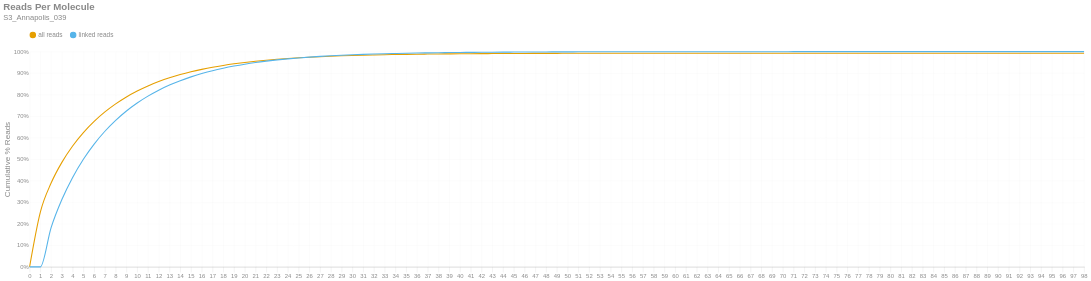

Source (notebook cell):
### Markdown cell above
### Reads per Molecule
This chart shows the cumulative distribution of the number of reads per linked molecule. That is, how many alignments are associated with a unique molecule. This excludes the number of reads associated with invalid or absent linked-read barcodes. The `linked` histogram is the percentages recalculated when disregarding singletons.

### Code cell
if SKIPLR:
    print_html(f"Skipped")
else:
    counts = np.bincount(valids['reads'].cast(pl.Int64).to_numpy())
    weighted = counts * np.arange(len(counts))
    all_perc = weighted / n_reads
    linked_perc = weighted / n_linked_reads
    linked_perc[1] = 0
    binned_df = pl.DataFrame({
        'readsper': list(range(len(counts))),
        'all reads (cumsum)': np.cumsum(all_perc).tolist(),
        'linked reads (cumsum)': np.cumsum(linked_perc).tolist(),
    })

    with SafeRender(binned_df):
        (
            density_plot(binned_df, 'Reads Per Molecule', samplename, 'readspmol')
            .encode(
                x=alt.X('readsper:O', title=None).axis(labelAngle=0).scale(padding=0),
                y=alt.Y('value:Q', title='Cumulative % Reads').axis(format='%').stack(False),
                color=alt.Color("key:N").scale(domain=["all reads", "linked reads"]),
                tooltip=[
                    alt.Tooltip("key:N", title="Data Type"),
                    alt.Tooltip("readsper:O", title="Reads Per Molecule"),
                    alt.Tooltip("value:Q", format=".2%", title="% Reads (Cum.)")
                ]            
            )
        ).display()

### Figure 1 — Vega-Lite specification as saved in the notebook (floating-point values rounded to 4 significant figures)
{"width": "container", "height": 400, "config": {"title": {"anchor": "start", "dy": -15, "fontSize": 18, "color": "#888888", "subtitleColor": "#888888", "subtitleFontSize": 14}, "arc": {"fill": "#0072B2"}, "axis": {"domainColor": "#888888", "domainWidth": 0.5, "gridWidth": 0.2, "grid": false, "titleFontWeight": 400, "titleFontSize": 15, "labelFontSize": 11, "labelColor": "#888888", "tickColor": "#888888", "tickWidth": 0.2, "titleColor": "#888888"}, "axisBand": {"grid": false}, "axisX": {"grid": true, "tickSize": 10, "domainCap": "round"}, "axisY": {"domain": false, "grid": true, "tickSize": 0, "domainCap": "round"}, "background": "transparent", "header": {"labelFontSize": 15, "labelColor": "#888888", "titleFontSize": 15, "titleFontWeight": 600, "titleColor": "#888888"}, "legend": {"labelFont": "sans-serif", "labelFontSize": 12, "labelColor": "#888888", "symbolSize": 100, "symbolType": "circle", "titleFontSize": 12, "titlePadding": 10, "titleColor": "#888888", "title": null, "orient": "top"}, "range": {"category": ["#E69F00", "#56B4E9", "#009E73", "#F0E442", "#0072B2", "#D55E00", "#CC79A7", "#000000"], "diverging": ["#cfe8f3", "#a2d4ec", "#73bfe2", "#46abdb", "#1696d2", "#12719e"]}, "area": {"fill": "#0072B2", "fillOpacity": 0.7, "line": true, "strokeOpacity": 0.7}, "line": {"color": "#0072B2", "stroke": "#0072B2", "strokeWidth": 2}, "trail": {"color": "#0072B2", "stroke": "#0072B2", "strokeWidth": 0, "size": 1}, "point": {"filled": true, "fillOpacity": 1.0, "size": 95}, "text": {"color": "#888888", "fontSize": 11, "align": "right", "fontWeight": 400, "size": 11}, "bar": {"fill": "#0072B2", "stroke": null}, "view": {"stroke": null, "continuousWidth": 660, "continuousHeight": 400}}, "data": {"name": "data-4387b55e2cb5e88b386cf09a62b9d94f"}, "mark": {"type": "line", "interpolate": "monotone", "point": {"opacity": 0, "size": 275}}, "encoding": {"color": {"field": "key", "scale": {"domain": ["all reads", "linked reads"]}, "type": "nominal"}, "tooltip": [{"field": "key", "title": "Data Type", "type": "nominal"}, {"field": "readsper", "title": "Reads Per Molecule", "type": "ordinal"}, {"field": "value", "format": ".2%", "title": "% Reads (Cum.)", "type": "quantitative"}], "x": {"axis": {"labelAngle": 0}, "field": "readsper", "scale": {"padding": 0}, "title": null, "type": "ordinal"}, "y": {"axis": {"format": "%"}, "field": "value", "stack": false, "title": "Cumulative % Reads", "type": "quantitative"}}, "params": [{"name": "param_c36ac31b6afebe62", "select": {"type": "point", "fields": ["key"]}, "bind": "legend"}], "title": {"text": "Reads Per Molecule", "subtitle": "S3_Annapolis_039"}, "transform": [{"fold": ["all reads (cumsum)", "linked reads (cumsum)"]}, {"calculate": "replace(datum.key, ' (cumsum)', '')", "as": "key"}, {"filter": {"param": "param_c36ac31b6afebe62"}}], "usermeta": {"embedOptions": {"downloadFileName": "S3_Annapolis_039.readspmol"}}, "$schema": "https://vega.github.io/schema/vega-lite/v6.1.0.json", "datasets": {"data-4387b55e2cb5e88b386cf09a62b9d94f": [{"readsper": 0, "all reads (cumsum)": 0.0, "linked reads (cumsum)": 0.0}, {"readsper": 1, "all reads (cumsum)": 0.2547, "linked reads (cumsum)": 0.0}, {"readsper": 2, "all reads (cumsum)": 0.3893, "linked reads (cumsum)": 0.1823}, {"readsper": 3, "all reads (cumsum)": 0.4855, "linked reads (cumsum)": 0.3127}, {"readsper": 4, "all reads (cumsum)": 0.5615, "linked reads (cumsum)": 0.4156}, {"readsper": 5, "all reads (cumsum)": 0.6239, "linked reads (cumsum)": 0.5001}, {"readsper": 6, "all reads (cumsum)": 0.6759, "linked reads (cumsum)": 0.5706}, {"readsper": 7, "all reads (cumsum)": 0.7198, "linked reads (cumsum)": 0.63}, {"readsper": 8, "all reads (cumsum)": 0.7572, "linked reads (cumsum)": 0.6807}, {"readsper": 9, "all reads (cumsum)": 0.7894, "linked reads (cumsum)": 0.7243}, {"readsper": 10, "all reads (cumsum)": 0.8168, "linked reads (cumsum)": 0.7614}, {"readsper": 11, "all reads (cumsum)": 0.8405, "linked reads (cumsum)": 0.7935}, {"readsper": 12, "all reads (cumsum)": 0.8608, "linked reads (cumsum)": 0.821}, {"readsper": 13, "all reads (cumsum)": 0.8784, "linked reads (cumsum)": 0.8449}, {"readsper": 14, "all reads (cumsum)": 0.8934, "linked reads (cumsum)": 0.8652}, {"readsper": 15, "all reads (cumsum)": 0.9064, "linked reads (cumsum)": 0.8828}, {"readsper": 16, "all reads (cumsum)": 0.9177, "linked reads (cumsum)": 0.8981}, {"readsper": 17, "all reads (cumsum)": 0.9276, "linked reads (cumsum)": 0.9115}, {"readsper": 18, "all reads (cumsum)": 0.936, "linked reads (cumsum)": 0.9229}, {"readsper": 19, "all reads (cumsum)": 0.9434, "linked reads (cumsum)": 0.9329}, {"readsper": 20, "all reads (cumsum)": 0.9499, "linked reads (cumsum)": 0.9417}, {"readsper": 21, "all reads (cumsum)": 0.9556, "linked reads (cumsum)": 0.9494}, {"readsper": 22, "all reads (cumsum)": 0.9604, "linked reads (cumsum)": 0.9559}, {"readsper": 23, "all reads (cumsum)": 0.9646, "linked reads (cumsum)": 0.9616}, {"readsper": 24, "all reads (cumsum)": 0.9682, "linked reads (cumsum)": 0.9665}, {"readsper": 25, "all reads (cumsum)": 0.9714, "linked reads (cumsum)": 0.9708}, {"readsper": 26, "all reads (cumsum)": 0.9742, "linked reads (cumsum)": 0.9746}, {"readsper": 27, "all reads (cumsum)": 0.9766, "linked reads (cumsum)": 0.9779}, {"readsper": 28, "all reads (cumsum)": 0.9787, "linked reads (cumsum)": 0.9807}, {"readsper": 29, "all reads (cumsum)": 0.9806, "linked reads (cumsum)": 0.9832}, {"readsper": 30, "all reads (cumsum)": 0.9822, "linked reads (cumsum)": 0.9854}, {"readsper": 31, "all reads (cumsum)": 0.9836, "linked reads (cumsum)": 0.9873}, {"readsper": 32, "all reads (cumsum)": 0.9848, "linked reads (cumsum)": 0.9889}, {"readsper": 33, "all reads (cumsum)": 0.9858, "linked reads (cumsum)": 0.9903}, {"readsper": 34, "all reads (cumsum)": 0.9867, "linked reads (cumsum)": 0.9915}, {"readsper": 35, "all reads (cumsum)": 0.9875, "linked reads (cumsum)": 0.9926}, {"readsper": 36, "all reads (cumsum)": 0.9882, "linked reads (cumsum)": 0.9936}, {"readsper": 37, "all reads (cumsum)": 0.9888, "linked reads (cumsum)": 0.9944}, {"readsper": 38, "all reads (cumsum)": 0.9893, "linked reads (cumsum)": 0.9951}, {"readsper": 39, "all reads (cumsum)": 0.9897, "linked reads (cumsum)": 0.9957}, {"readsper": 40, "all reads (cumsum)": 0.9901, "linked reads (cumsum)": 0.9962}, {"readsper": 41, "all reads (cumsum)": 0.9905, "linked reads (cumsum)": 0.9966}, {"readsper": 42, "all reads (cumsum)": 0.9908, "linked reads (cumsum)": 0.9971}, {"readsper": 43, "all reads (cumsum)": 0.991, "linked reads (cumsum)": 0.9974}, {"readsper": 44, "all reads (cumsum)": 0.9913, "linked reads (cumsum)": 0.9977}, {"readsper": 45, "all reads (cumsum)": 0.9915, "linked reads (cumsum)": 0.998}, {"readsper": 46, "all reads (cumsum)": 0.9917, "linked reads (cumsum)": 0.9983}, {"readsper": 47, "all reads (cumsum)": 0.9919, "linked reads (cumsum)": 0.9985}, {"readsper": 48, "all reads (cumsum)": 0.992, "linked reads (cumsum)": 0.9988}, {"readsper": 49, "all reads (cumsum)": 0.9921, "linked reads (cumsum)": 0.9989}, {"readsper": 50, "all reads (cumsum)": 0.9922, "linked reads (cumsum)": 0.999}, {"readsper": 51, "all reads (cumsum)": 0.9923, "linked reads (cumsum)": 0.9992}, {"readsper": 52, "all reads (cumsum)": 0.9924, "linked reads (cumsum)": 0.9993}, {"readsper": 53, "all reads (cumsum)": 0.9925, "linked reads (cumsum)": 0.9994}, {"readsper": 54, "all reads (cumsum)": 0.9925, "linked reads (cumsum)": 0.9994}, {"readsper": 55, "all reads (cumsum)": 0.9926, "linked reads (cumsum)": 0.9995}, {"readsper": 56, "all reads (cumsum)": 0.9926, "linked reads (cumsum)": 0.9996}, {"readsper": 57, "all reads (cumsum)": 0.9927, "linked reads (cumsum)": 0.9996}, {"readsper": 58, "all reads (cumsum)": 0.9927, "linked reads (cumsum)": 0.9997}, {"readsper": 59, "all reads (cumsum)": 0.9927, "linked reads (cumsum)": 0.9997}, {"readsper": 60, "all reads (cumsum)": 0.9927, "linked reads (cumsum)": 0.9997}, {"readsper": 61, "all reads (cumsum)": 0.9928, "linked reads (cumsum)": 0.9997}, {"readsper": 62, "all reads (cumsum)": 0.9928, "linked reads (cumsum)": 0.9998}, {"readsper": 63, "all reads (cumsum)": 0.9928, "linked reads (cumsum)": 0.9998}, {"readsper": 64, "all reads (cumsum)": 0.9928, "linked reads (cumsum)": 0.9998}, {"readsper": 65, "all reads (cumsum)": 0.9928, "linked reads (cumsum)": 0.9998}, {"readsper": 66, "all reads (cumsum)": 0.9929, "linked reads (cumsum)": 0.9999}, {"readsper": 67, "all reads (cumsum)": 0.9929, "linked reads (cumsum)": 0.9999}, {"readsper": 68, "all reads (cumsum)": 0.9929, "linked reads (cumsum)": 0.9999}, {"readsper": 69, "all reads (cumsum)": 0.9929, "linked reads (cumsum)": 0.9999}, {"readsper": 70, "all reads (cumsum)": 0.9929, "linked reads (cumsum)": 0.9999}, {"readsper": 71, "all reads (cumsum)": 0.9929, "linked reads (cumsum)": 0.9999}, {"readsper": 72, "all reads (cumsum)": 0.9929, "linked reads (cumsum)": 0.9999}, {"readsper": 73, "all reads (cumsum)": 0.9929, "linked reads (cumsum)": 1.0}, {"readsper": 74, "all reads (cumsum)": 0.9929, "linked reads (cumsum)": 1.0}, {"readsper": 75, "all reads (cumsum)": 0.9929, "linked reads (cumsum)": 1.0}, {"readsper": 76, "all reads (cumsum)": 0.9929, "linked reads (cumsum)": 1.0}, {"readsper": 77, "all reads (cumsum)": 0.9929, "linked reads (cumsum)": 1.0}, {"readsper": 78, "all reads (cumsum)": 0.9929, "linked reads (cumsum)": 1.0}, {"readsper": 79, "all reads (cumsum)": 0.9929, "linked reads (cumsum)": 1.0}, {"readsper": 80, "all reads (cumsum)": 0.9929, "linked reads (cumsum)": 1.0}, {"readsper": 81, "all reads (cumsum)": 0.9929, "linked reads (cumsum)": 1.0}, {"readsper": 82, "all reads (cumsum)": 0.9929, "linked reads (cumsum)": 1.0}, {"readsper": 83, "all reads (cumsum)": 0.9929, "linked reads (cumsum)": 1.0}, {"readsper": 84, "all reads (cumsum)": 0.9929, "linked reads (cumsum)": 1.0}, {"readsper": 85, "all reads (cumsum)": 0.9929, "linked reads (cumsum)": 1.0}, {"readsper": 86, "all reads (cumsum)": 0.9929, "linked reads (cumsum)": 1.0}, {"readsper": 87, "all reads (cumsum)": 0.9929, "linked reads (cumsum)": 1.0}, {"readsper": 88, "all reads (cumsum)": 0.9929, "linked reads (cumsum)": 1.0}, {"readsper": 89, "all reads (cumsum)": 0.9929, "linked reads (cumsum)": 1.0}, {"readsper": 90, "all reads (cumsum)": 0.9929, "linked reads (cumsum)": 1.0}, {"readsper": 91, "all reads (cumsum)": 0.9929, "linked reads (cumsum)": 1.0}, {"readsper": 92, "all reads (cumsum)": 0.9929, "linked reads (cumsum)": 1.0}, {"readsper": 93, "all reads (cumsum)": 0.9929, "linked reads (cumsum)": 1.0}, {"readsper": 94, "all reads (cumsum)": 0.9929, "linked reads (cumsum)": 1.0}, {"readsper": 95, "all reads (cumsum)": 0.9929, "linked reads (cumsum)": 1.0}, {"readsper": 96, "all reads (cumsum)": 0.9929, "linked reads (cumsum)": 1.0}, {"readsper": 97, "all reads (cumsum)": 0.9929, "linked reads (cumsum)": 1.0}, {"readsper": 98, "all reads (cumsum)": 0.9929, "linked reads (cumsum)": 1.0}]}}
